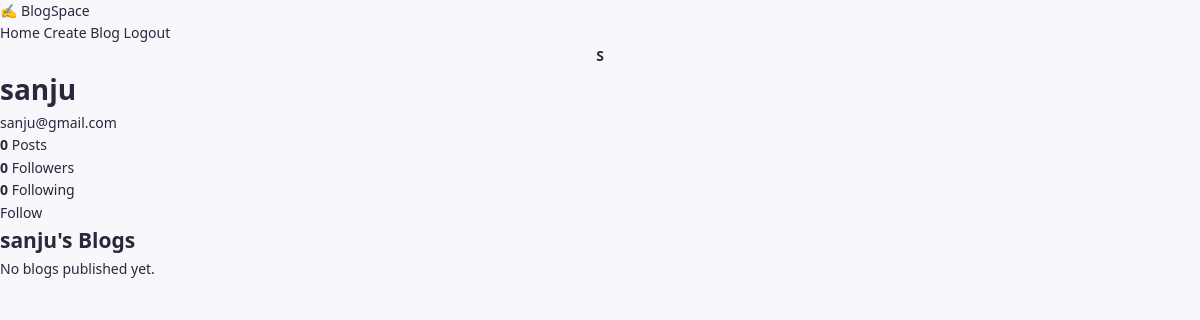
Screenshot of /profile/1 (signed in) with the database file from the repository.
### tables this page shows
CREATE TABLE users (
            id INTEGER PRIMARY KEY AUTOINCREMENT,
            username TEXT NOT NULL,
            email TEXT NOT NULL UNIQUE,
            password TEXT NOT NULL
        );

### app.py (the view)
@app.route("/profile/<int:user_id>")
def profile(user_id):
    if "user_id" not in session:
        return redirect("/login")
    conn = get_db()
    user = conn.execute("""
        SELECT *
        FROM users
        WHERE id = ?
    """, (user_id,)).fetchone()
    if user is None:
        conn.close()
        return "User not found."
    posts = conn.execute("""
        SELECT *
        FROM posts
        WHERE user_id = ?
        ORDER BY created_at DESC
    """, (user_id,)).fetchall()
    followers = conn.execute("""
        SELECT COUNT(*)
        FROM followers
        WHERE following_id = ?
    """, (user_id,)).fetchone()[0]
    following = conn.execute("""
        SELECT COUNT(*)
        FROM followers
        WHERE follower_id = ?
    """, (user_id,)).fetchone()[0]
    is_following = conn.execute("""
        SELECT *
        FROM followers
        WHERE follower_id = ? AND following_id = ?
    """, (
        session["user_id"],
        user_id
    )).fetchone()
    conn.close()
    return render_template(
        "profile.html",
        user=user,
        posts=posts,
        followers=followers,
        following=following,
        is_following=is_following
    )

### app.py (called while the page is built)
def get_db():
    conn = sqlite3.connect("database.db")
    conn.row_factory = sqlite3.Row
    return conn

### templates/profile.html (shortened to what this page needs)
<!DOCTYPE html>
<html>
<head>
    <link rel="stylesheet"
          href="{{ url_for('static', filename='style.css') }}">
</head>
<body>
<nav>
    <div class="logo">
        ✍️ BlogSpace
    </div>
    <div>
        <a href="/">Home</a>
        <a href="/create_post">
            Create Blog
        </a>
        <a href="/logout">
            Logout
        </a>
    </div>
</nav>
<div class="profile-container">
    <div class="profile-card">
        <div class="avatar">
            {{ user["username"][0].upper() }}
        </div>
        <h1>
            {{ user["username"] }}
        </h1>
        <p>
            {{ user["email"] }}
        </p>
        <div class="stats">
            <div>
                <strong>{{ posts|length }}</strong>
                <span>Posts</span>
            </div>
            <div>
                <strong>{{ followers }}</strong>
                <span>Followers</span>
            </div>
            <div>
                <strong>{{ following }}</strong>
                <span>Following</span>
            </div>
        </div>
        {% if user["id"] != session["user_id"] %}
            {% if is_following %}
                <a class="button"
                   href="/follow/{{ user['id'] }}">
                    Unfollow
                </a>
            {% else %}
                <a class="button"
                   href="/follow/{{ user['id'] }}">
                    Follow
                </a>
            {% endif %}
        {% endif %}
    </div>
    <h2>
        {{ user["username"] }}'s Blogs
    </h2>
    {% for post in posts %}
    <div class="post-card">
        <h2>
            {{ post["title"] }}
        </h2>
        <p class="post-content">
            {{ post["content"] }}
        </p>
    </div>
    {% else %}
    <p>
        No blogs published yet.
    </p>
    {% endfor %}
</div>
</body>
</html>

### static/style.css (style rules this page uses)
* { box-sizing: border-box; margin: 0; padding: 0; }
:root { --purple: #7655e8; --blue: #5595f7; --text: #29283c; --muted: #88869c; --border: #eeedf5; --page: #f7f7fc; --white: #ffffff; }
body { font-family: "Segoe UI", Arial, sans-serif; background: var(--page); color: var(--text); font-size: 14px; line-height: 1.6; }
a { color: inherit; text-decoration: none; }
.top-avatar, .avatar, .author-avatar, .mini-avatar, .suggested-avatar { display: grid; place-items: center; flex-shrink: 0; border-radius: 50%; font-weight: 800; }

### rows the page displays
users: username "S", username "sanju", email "sanju@gmail.com"

### other values shown
{{ posts|length }} "0"
{{ followers }} "0"
{{ following }} "0"
